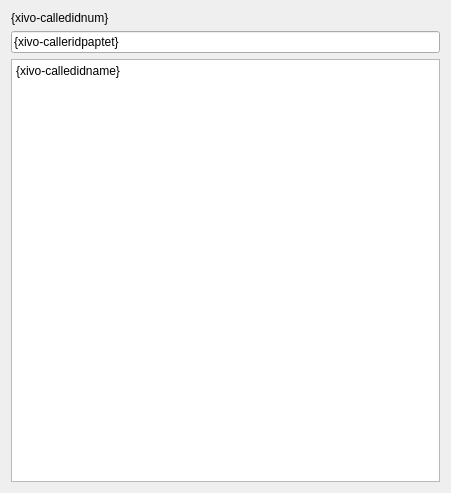
<?xml version="1.0" encoding="UTF-8"?>
<ui version="4.0">
 <class>widget</class>
 <widget class="QWidget" name="widget">
  <property name="geometry">
   <rect>
    <x>0</x>
    <y>0</y>
    <width>451</width>
    <height>493</height>
   </rect>
  </property>
  <property name="windowTitle">
   <string>Form</string>
  </property>
  <layout class="QVBoxLayout" name="verticalLayout">
   <item>
    <widget class="QLabel" name="testlabel">
     <property name="text">
      <string>{xivo-calledidnum}</string>
     </property>
    </widget>
   </item>
   <item>
    <widget class="QLineEdit" name="testlineedit">
     <property name="text">
      <string>{xivo-calleridpaptet}</string>
     </property>
    </widget>
   </item>
   <item>
    <widget class="QPlainTextEdit" name="testplaintextedit">
     <property name="plainText">
      <string>{xivo-calledidname}</string>
     </property>
    </widget>
   </item>
  </layout>
 </widget>
 <resources/>
 <connections/>
</ui>
